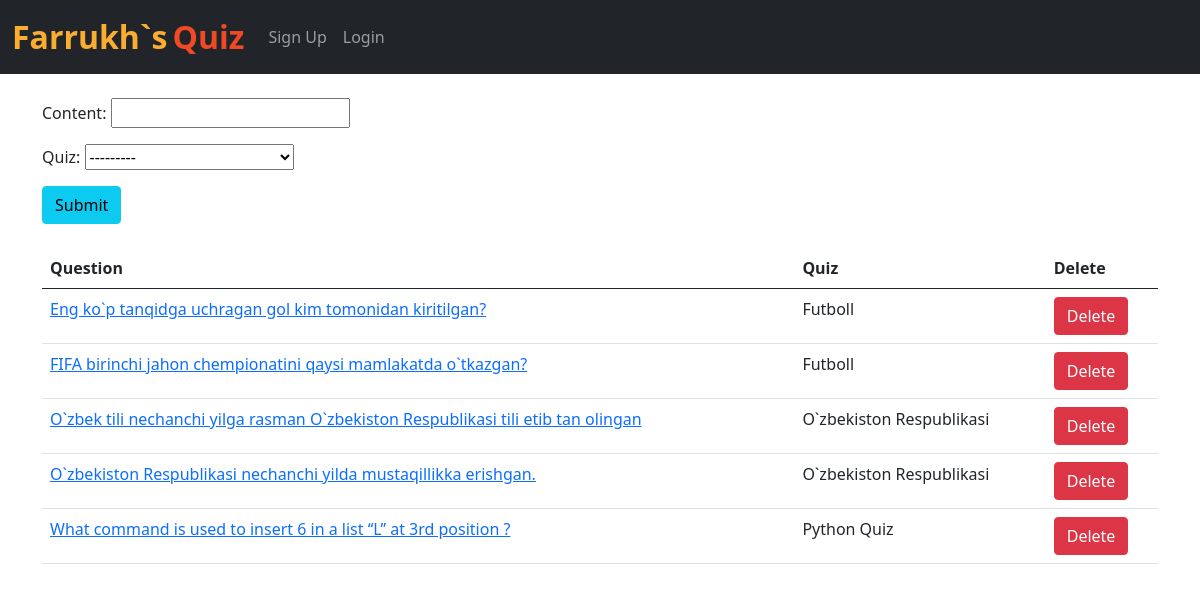
Page /add_question/ on the committed database.
### home/models.py (models this page shows, shortened)
class Question(models.Model):
    content = models.CharField(max_length=200)
    quiz = models.ForeignKey(Quiz, on_delete=models.CASCADE)

class Quiz(models.Model):
    name = models.CharField(max_length=50)
    desc = models.CharField(max_length=500)
    number_of_questions = models.IntegerField(default=1)
    time = models.IntegerField(help_text="Duration of the quiz in seconds", default="60")
    def __str__(self):
        return self.name

### home/views.py (the view)
# urls.py: path('add_question/', views.add_question, name='add_question'),
def add_question(request):
    questions = Question.objects.all()
    questions = Question.objects.filter().order_by('-id')
    if request.method=="POST":
        form = QuestionForm(request.POST)
        if form.is_valid():
            form.save()
            return render(request, "add_question.html")
    else:
        form=QuestionForm()
    return render(request, "add_question.html", {'form':form, 'questions':questions})

### home/forms.py
class QuestionForm(forms.ModelForm):
    class Meta:
        model = Question
        fields = ('content', 'quiz')

### home/templates/add_question.html (shortened to what this page needs)
{% extends 'base.html' %}
{% block body %}
<div class="container mt-4">
  <form action="/add_question/" method="POST"> {% csrf_token %}
    {{ form.as_p }}
    <button type="submit" class="btn btn-info">Submit</button>
  </form>
  <br>
  <table class="table">
    <thead>
      <tr>
        <th>Question</th>
        <th>Quiz</th>
        <th>Delete</th>
      </tr>
    </thead>
    {% for question in questions %}
    <tr>
      <td><a href="/add_options/{{question.id}}/">{{question.content}}</a></td>
      <td>{{question.quiz}}</td>
      <td><a href="/delete_question/{{question.id}}/" class="btn btn-danger">Delete</a></td>
    </tr>
    {% endfor %}
  </table>
</div>
{% endblock %}

### rows in the picture
Question: content "Eng ko`p tanqidga uchragan gol kim tomonidan kiritilgan?", quiz "Futboll"
Question: content "FIFA birinchi jahon chempionatini qaysi mamlakatda o`tkazgan?", quiz "Futboll"
Question: content "O`zbek tili nechanchi yilga rasman O`zbekiston Respublikasi tili etib tan olingan", quiz "O`zbekiston Respublikasi"
Question: content "O`zbekiston Respublikasi nechanchi yilda mustaqillikka erishgan.", quiz "O`zbekiston Respublikasi"
Question: content "What command is used to insert 6 in a list ‘‘L’’ at 3rd position ?", quiz "Python Quiz"
